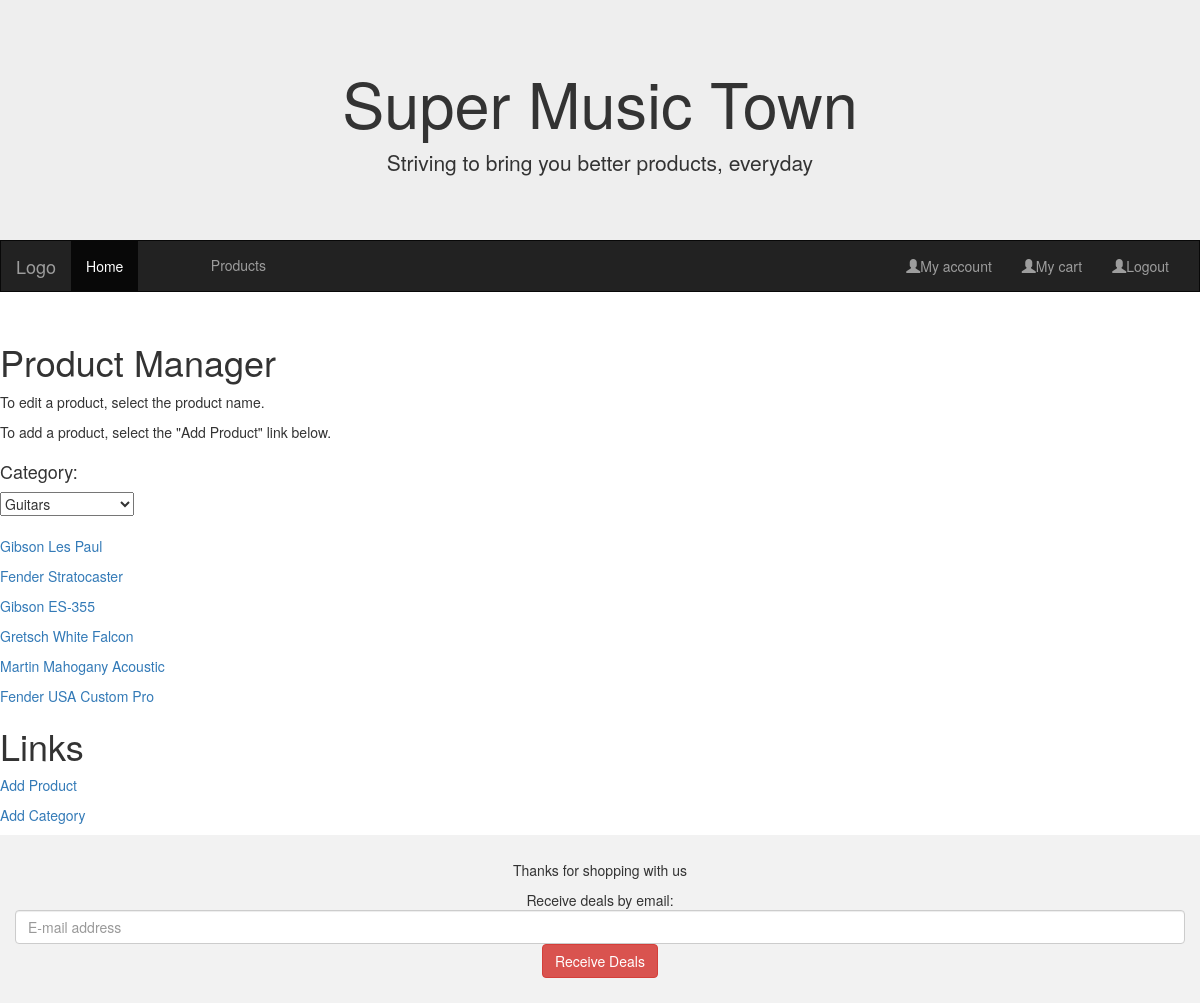
Page /productlist.php on the committed database.
### tables this page shows
CREATE TABLE product (
  p_ID              	INT            		NOT NULL   AUTO_INCREMENT,
  p_Category        	INT            		NOT NULL,
  p_Price           	DECIMAL(10,2)  	  NOT NULL,
  p_Name            	VARCHAR(255)   	  NOT NULL,
  p_Quantity        	INT            		NOT NULL,
  p_Description	      TEXT			        NOT NULL,
  PRIMARY KEY (p_ID), 
  INDEX p_Category (p_Category) 
);

### productlist.php (the view, shortened to what this page needs)
<?php include 'header.php';
    global $db;
    $category_id = filter_input(INPUT_GET, 'category_id', FILTER_VALIDATE_INT);
    if ($category_id == NULL || $category_id == FALSE)
    {
        $category_id = 1;
    }
    $queryCategory = 'SELECT * FROM category
                          WHERE p_Category = :category_id';
    $statement1 = $db->prepare($queryCategory);
    $statement1->bindValue(':category_id', $category_id);
    $statement1->execute();
    $queryProducts = 'SELECT * FROM product
                  WHERE p_Category = :category_id
                  ORDER BY p_ID';
    $statement3 = $db->prepare($queryProducts);
    $statement3->bindValue(':category_id', $category_id);
    $statement3->execute();
    $products = $statement3->fetchAll();
    $queryAllCategories = 'SELECT * FROM category
                           ORDER BY p_Category';
    $statement2 = $db->prepare($queryAllCategories);
    $statement2->execute();
    $categories = $statement2->fetchAll();
?>
<main>
    <h1 class="top">Product Manager</h1>
    <p>To edit a product, select the product name.</p>
    <p>To add a product, select the "Add Product" link below.</p>
    <?php if (count($products) == 0) : ?>
        <p>There are no products for this category.</p>
    <?php else : ?>
        <h1>
            <h4>Category:</h4>
            <select name="category_id">
                <?php foreach ($categories as $category) :
                    if ($category['p_Category'] == $product['p_Category'])
                    {
                        $selected = 'selected';
                    }
                    else
                    {
                        $selected = '';
                    }
                ?>
                    <option value="<?php echo $category['p_Category']; ?>"<?php echo $selected ?>>
                        <?php echo htmlspecialchars($category['categoryName']); ?>
                    </option>
                <?php endforeach; ?>
            </select><br><br>
        </h1>
            <?php foreach ($products as $product) : ?>
            <p>
                <a href="product_edit.php?id=<?php echo $product['abbrvName']; ?>">
                    <?php echo htmlspecialchars($product['p_Name']); ?>
                </a>
            </p>
            <?php endforeach; ?>
    <?php endif; ?>
    <h1>Links</h1>
    <p><a href="addproduct.php">Add Product</a></p>
    <p><a href="addcategory.php">Add Category</a></p>
    <?php include 'footer.php'; ?>
</main>

### header.php (shortened to what this page needs)
<!DOCTYPE html>
<html>
	<head>
  			<link rel="stylesheet" href="https://maxcdn.bootstrapcdn.com/bootstrap/3.3.7/css/bootstrap.min.css">
  			<link rel="stylesheet" type="text/css" href="productStyle.css">
	</head>
	<body>
		<div class="jumbotron">
			<div class="container text-center">
				<h1>Super Music Town</h1>
				<p>Striving to bring you better products, everyday</p>
			</div>
		</div>
		<nav class="navbar navbar-inverse">
			<div class="container-fluid">
				<div class="navbar-header">
				<a class = "navbar-brand" href="#">Logo</a>
			</div>
			<div class="collapse navbar-collapse" id="myNavbar">
				<ul class="nav navbar-nav">
					<li class="active"><a href="homepage.php">Home</a></li>
			    	<div class="dropdown">
			        	<a href = "categories.php"><button class="dropbtn">Products</button></a>
			      	</div>
				</ul>
				<ul class="nav navbar-nav navbar-right">
					<li><a href="adminconfirm.php"><span class="glyphicon glyphicon-user"></span>My account</a></li>
					<li><a href="#"><span class="glyphicon glyphicon-user"></span>My cart</a></li>
					<li><a href="logout.php"><span class="glyphicon glyphicon-user"></span>Logout</a></li>
					</ul>
				</div>
			</div>
		</nav>
	</body>
</html>

### footer.php
<!DOCTYPE html>
<html>
    <footer class="container-fluid text-center">
      <p>Thanks for shopping with us</p>
      <form class="form-inline>">Receive deals by email:
        <input type="email" class="form-control" size="40" placeholder="E-mail address">
        <button type="button" class="btn btn-danger">Receive Deals</button>
      </form>
    </footer>
</html>

### productStyle.css (style rules this page uses)
.navbar { margin-bottom: 50px; border-radius: 0; }
.jumbotron { margin-bottom: 0; }
footer { background-color: #f2f2f2; padding: 25px; }
.dropbtn { display: inline-block; color: #9d9d9d; text-align: center; padding: 14px 16px; text-decoration: none; font-size: 14px; min-width: 200px; background-color: #222222; border: none; }
.dropdown { position: relative; display: inline-block; float: left; }

### rows in the picture
product: p_Name "Gibson Les Paul"
product: p_Name "Fender Stratocaster"
product: p_Name "Gibson ES-355"
product: p_Name "Gretsch White Falcon"
product: p_Name "Martin Mahogany Acoustic"
product: p_Name "Fender USA Custom Pro"

### other values in the picture
form field category_id "Guitars"
